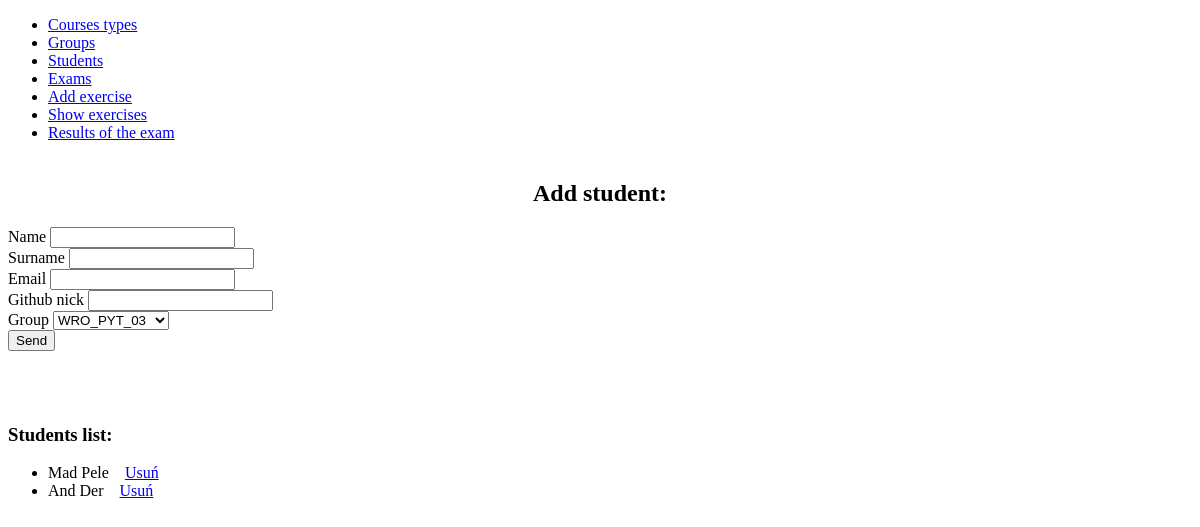
The app's page /students, older data.
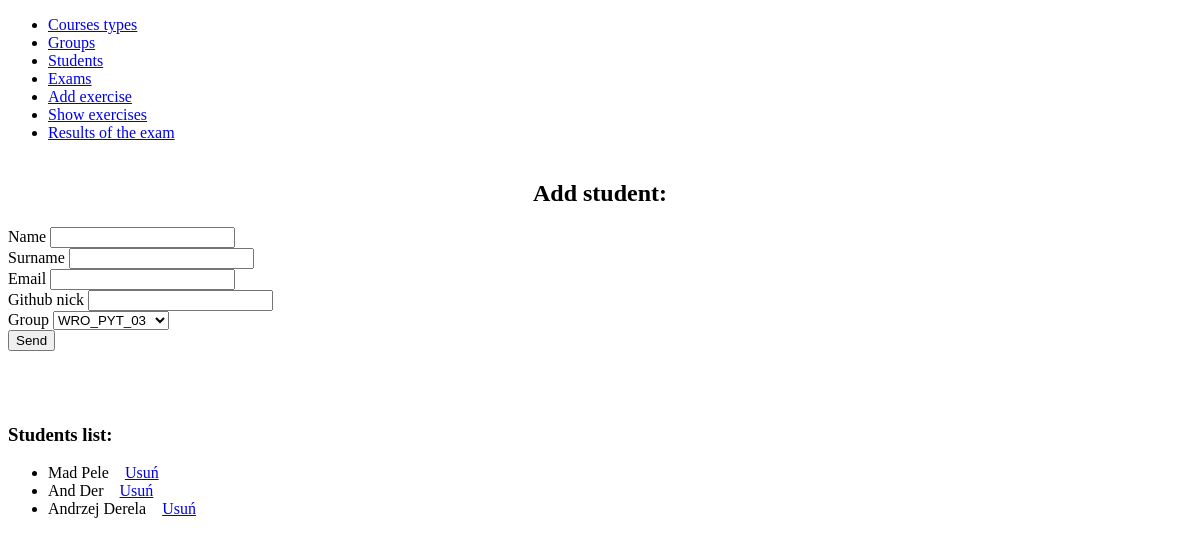
The same page, newer data.
### teams/models.py (models this page shows, shortened)
class Student(models.Model):
    name = models.CharField(
        max_length=33,
        verbose_name='Name'
    )
    surname = models.CharField(
        verbose_name='Surname',
        max_length=60
    )
    email = models.EmailField(
        verbose_name='E-mail'
    )
    github_nick = models.CharField(
        verbose_name='Github nick',
        max_length=100
    )
    group = models.ForeignKey(
        Group,
        verbose_name='Group',
        on_delete=models.CASCADE
    )
    exercises = models.ManyToManyField(
        'exams.Exercise',
        verbose_name='Exercise',
        through='exams.ExerciseStudent'
    )
    class Meta:
        verbose_name = 'Student'
        verbose_name_plural = 'Students'

### teams/views.py (the view, shortened to what this page needs)
# urls.py: path('students', CreateStudent.as_view(), name='list-students'),
class CreateStudent(View):
    template_name = 'students.html'
    def get(self, request):
        groups = Group.objects.all()
        students = Student.objects.all()
        return render(request, self.template_name, {'groups': groups, 'students': students})

### teams/templates/students.html (shortened to what this page needs)
<!DOCTYPE html>
<html lang="en">
<head>
</head>
<body>
    {% extends 'base.html' %}
    {% block content %}
    <form method="POST">
        <h2><center>Add student:</center></h2>
        <label>Name</label>
        <input type="text" name="name" /><br>
        <label>Surname</label>
        <input type="text" name="surname" /><br>
        <label>Email</label>
        <input type="email" name="email" /><br>
        <label>Github nick</label>
        <input type="text" name="github_nick" /><br>
        <label>Group</label>
        <select name="group">
            {% for group in groups %}
            <option value='{{ group.id }}'>{{ group.signature }}</option>
            {% endfor %}
        </select><br>
        <input type="submit" value="Send" />
    </form>
        <br><br><br>
    <h3>Students list:</h3>
    <ul>
        {% for student in students %}
        <li>{{ student.name }} {{ student.surname }}&nbsp;&nbsp;&nbsp;&nbsp;<a href="{% url 'delete-student' student.id %}">Usuń</a></li>
        {% endfor %}
    </ul>
    {% endblock %}

### school/templates/base.html (shortened to what this page needs)
<!DOCTYPE html>
<html lang="en">
<head>
</head>
<body>
    <header>
        <nav>
            <ul>
                <li><a href="{% url 'list-type' %}">Courses types</a></li>
                <li><a href="{% url 'list-group' %}">Groups</a></li>
                <li><a href="{% url 'list-students' %}">Students</a></li>
                <li><a href="{% url 'list-exams' %}">Exams</a></li>
                <li><a href="{% url 'add-exercises' %}">Add exercise</a></li>
                <li><a href="{% url 'select-exercises' %}">Show exercises</a></li>
                <li><a href="{% url 'data_for_exercises' %}">Results of the exam</a></li><br>
            </ul>
        </nav>
    </header>
    {% block content %}
    {% endblock %}
</body>
</html>

Row changes from the older to the newer data that the page shows:
added Student: name "Andrzej", surname "Derela"
